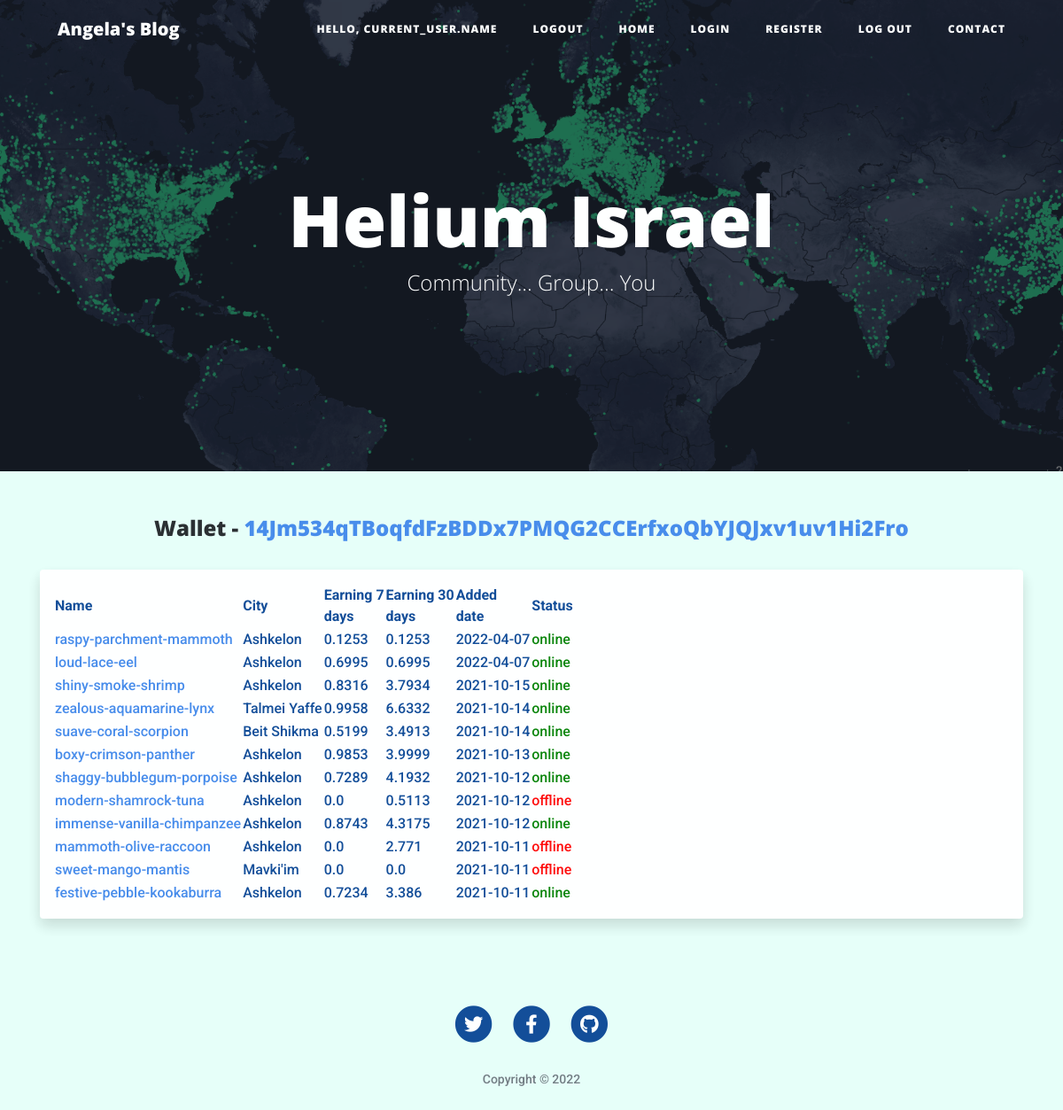
/wallet/14Jm534qTBoqfdFzBDDx7PMQG2CCErfxoQbYJQJxv1uv1Hi2Fro, run on the app's committed database.
### main.py (models this page shows, shortened)
class Wallet(db.Model):
	__tablename__ = "wallets"
	id = db.Column(db.Integer, primary_key=True, nullable=False)
	address = db.Column(db.Text, unique=True, nullable=False)
	miners = relationship("Miner", back_populates="wallet")
	user_id = db.Column(db.Integer, ForeignKey("users.id"))
	user = relationship("User", back_populates="wallets")

class Miner(db.Model):
	__tablename__ = "miners"
	id = db.Column(db.Integer, primary_key=True, nullable=False)
	name = db.Column(db.String(100), unique=True, nullable=False)
	address = db.Column(db.Text, nullable=False)
	added = db.Column(db.DateTime, nullable=False)
	city = db.Column(db.Text)
	country = db.Column(db.Text)
	street = db.Column(db.Text)
	online = db.Column(db.String(20))
	earnings_7 = db.Column(db.Float)
	earnings_30 = db.Column(db.Float)
	wallet_address = db.Column(db.Integer, ForeignKey("wallets.address"))
	wallet = relationship("Wallet", back_populates="miners")
	def __repr__(self):
		return f"name: {self.name} - City: {self.city} - earining 30 days: {self.earnings_30}"

### main.py (the view)
@app.route("/wallet/<address>")
def wallet(address):
	wallet = Wallet.query.filter_by(address=address).first()
	miners = wallet.miners
	print(miners)
	return render_template("wallet.html", miners=miners, wallet=wallet)

### templates/wallet.html (shortened to what this page needs)
{% extends 'base.html' %}
{% block h_image %}
<header class="masthead" style="background-image: url({{ url_for('static', filename='img/helium-map.png') }}) ">
{% endblock h_image %}
{% block h_title %}
<h1>Helium Israel</h1>
<span class="subheading">Community... Group... You</span>
{% endblock h_title %}
{% block content %}
<div class="container">
    <div class="text-center">
        <h4>Wallet - <a target="_blank" style="color:#4087ea"
                                    href="https://explorer.helium.com/accounts/{{ wallet.address }}">
                                    {{ wallet.address }}</a></h4> <br>
    </div>
    <div class="table-responsive shadow p-3 mb-5 bg-body rounded">
        <table name="table" data-toggle="table" data-search="true" data-pagination="true" data-show-columns="true">
            <thead class="table-headers">
            <th data-field="name" data-valign="middle" data-sortable="true">Name</th>
            <th data-field="city" data-valign="middle" data-sortable="true">City</th>
            <th data-field="earnings-7" data-valign="middle" data-sortable="true">Earning 7<br>days</th>
            <th data-field="earnings-30" data-valign="middle" data-sortable="true">Earning 30<br>days</th>
            <th data-field="added" data-valign="middle" data-sortable="true">Added<br>date</th>
            <th data-field="other-miners" data-valign="middle" data-sortable="true">Status</th>
            </thead>
            <tbody>
            {% for miner in miners %}
            <tr>
                <td class="align-middle"><a target="_blank" style="color:#4087ea"
                                            href="https://explorer.helium.com/hotspots/{{ miner.address }}">
                    {{ miner.name }}</a></td>
                <td class="align-middle">{{ miner.city }}</td>
                <td class="align-middle">{{ miner.earnings_7|round(4) }}</td>
                <td class="align-middle">{{ miner.earnings_30|round(4) }}</td>
                {% set list1 = miner.added|string() %}
                <td class="align-middle">{{ list1[:10] }}</td>
                {% if miner.online == 'online' %}
                <td class="align-middle" style="color:green">{{ miner.online }}</td>
                {% else %}
                <td class="align-middle" style="color:red">{{ miner.online }}</td>
                {% endif %}
            </tr>
            {% endfor %}
            </tbody>
        </table>
    </div>
</div>
{% endblock content %}

### templates/base.html (shortened to what this page needs)
<!DOCTYPE html>
<html lang="en">
<head>
    {% block head %}
    {% block styling %}
    <link href="{{ url_for('static', filename='vendor/bootstrap/css/bootstrap.min.css') }}" rel="stylesheet">
    <link href="{{ url_for('static', filename='vendor/fontawesome-free/css/all.min.css')}}" rel="stylesheet"
          type="text/css">
    <link href="{{ url_for('static', filename='css/clean-blog.min.css')}}" rel="stylesheet">
    <link href="https://unpkg.com/bootstrap-table@1.19.1/dist/bootstrap-table.min.css" rel="stylesheet">
    {% endblock styling %}
    {% endblock head %}
</head>
<body>
<nav class="navbar navbar-expand-lg navbar-light fixed-top" id="mainNav">
    <div class="container">
        <a class="navbar-brand" href="">Angela's Blog</a>
        <div class="collapse navbar-collapse" id="navbarResponsive">
            <ul class="navbar-nav ml-auto float-right">
                <li class="nav-item">
                    <a class="nav-link" href="#">Hello, current_user.name </a>
                </li>
                <li class="nav-item">
                    <a class="nav-link" href="">Logout</a>
                </li>
                <li class="nav-item">
                    <a class="nav-link" href="">Home</a>
                </li>
                <li class="nav-item">
                    <a class="nav-link" href="">Login</a>
                </li>
                <li class="nav-item">
                    <a class="nav-link" href="">Register</a>
                </li>
                <li class="nav-item">
                    <a class="nav-link" href="">Log Out</a>
                </li>
                <li class="nav-item">
                    <a class="nav-link" href="">Contact</a>
                </li>
            </ul>
        </div>
    </div>
</nav>
{% block h_image %} {% endblock h_image %}
<div class="overlay"></div>
<div class="container">
    <div class="row">
        <div class="col-lg-8 col-md-10 mx-auto">
            <div class="site-heading">
                {% block h_title %} {% endblock h_title %}
            </div>
        </div>
    </div>
</div>
</header>
{% block content %}
{% endblock content %}
{% block footer %}
<footer>
    <div class="container">
        <div class="row">
            <div class="col-lg-8 col-md-10 mx-auto">
                <ul class="list-inline text-center">
                    <li class="list-inline-item">
                        <a href="#">
                <span class="fa-stack fa-lg">
                  <i class="fas fa-circle fa-stack-2x"></i>
                  <i class="fab fa-twitter fa-stack-1x fa-inverse"></i>
                </span>
                        </a>
                    </li>
                    <li class="list-inline-item">
                        <a href="#">
                <span class="fa-stack fa-lg">
                  <i class="fas fa-circle fa-stack-2x"></i>
                  <i class="fab fa-facebook-f fa-stack-1x fa-inverse"></i>
                </span>
                        </a>
                    </li>
                    <li class="list-inline-item">
                        <a href="#">
                <span class="fa-stack fa-lg">
                  <i class="fas fa-circle fa-stack-2x"></i>
                  <i class="fab fa-github fa-stack-1x fa-inverse"></i>
                </span>
                        </a>
                    </li>
                </ul>
                <p class="copyright text-muted">Copyright &copy; 2022</p>
            </div>
        </div>
    </div>
</footer>
{% endblock footer %}
</body>
</html>

### data on the page
Wallet: address "14Jm534qTBoqfdFzBDDx7PMQG2CCErfxoQbYJQJxv1uv1Hi2Fro"
Miner: name "raspy-parchment-mammoth", city "Ashkelon", earnings_7 "0.1253", earnings_30 "0.1253", added "2022-04-07", online "online"
Miner: name "loud-lace-eel", city "Ashkelon", earnings_7 "0.6995", earnings_30 "0.6995", added "2022-04-07", online "online"
Miner: name "shiny-smoke-shrimp", city "Ashkelon", earnings_7 "0.8316", earnings_30 "3.7934", added "2021-10-15", online "online"
Miner: name "zealous-aquamarine-lynx", city "Talmei Yaffe", earnings_7 "0.9958", earnings_30 "6.6332", added "2021-10-14", online "online"
Miner: name "suave-coral-scorpion", city "Beit Shikma", earnings_7 "0.5199", earnings_30 "3.4913", added "2021-10-14", online "online"
Miner: name "boxy-crimson-panther", city "Ashkelon", earnings_7 "0.9853", earnings_30 "3.9999", added "2021-10-13", online "online"
Miner: name "shaggy-bubblegum-porpoise", city "Ashkelon", earnings_7 "0.7289", earnings_30 "4.1932", added "2021-10-12", online "online"
Miner: name "modern-shamrock-tuna", city "Ashkelon", earnings_7 "0.0", earnings_30 "0.5113", added "2021-10-12", online "offline"
Miner: name "immense-vanilla-chimpanzee", city "Ashkelon", earnings_7 "0.8743", earnings_30 "4.3175", added "2021-10-12", online "online"
Miner: name "mammoth-olive-raccoon", city "Ashkelon", earnings_7 "0.0", earnings_30 "2.771", added "2021-10-11", online "offline"
Miner: name "sweet-mango-mantis", city "Mavki'im", earnings_7 "0.0", earnings_30 "0.0", added "2021-10-11", online "offline"
Miner: name "festive-pebble-kookaburra", city "Ashkelon", earnings_7 "0.7234", earnings_30 "3.386", added "2021-10-11", online "online"
